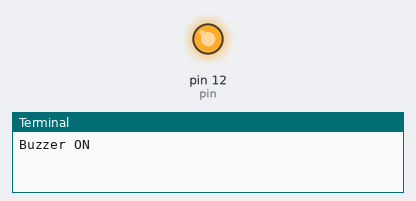
This program was run on a simulated Raspberry Pi (header pin numbers). Shown: output pins drawn as LEDs (lit = HIGH), the last lines printed to the terminal.

Above: at 1.0 s.
At 4.5 s:
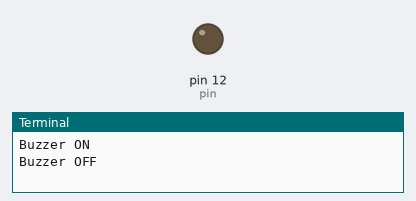
Timing chart, 0 to 9.1 s (numbered marks = the images above):
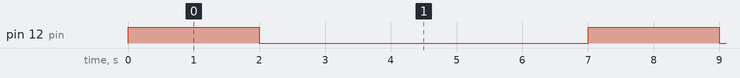

The program:

buzzer.py
```python
import RPi.GPIO as GPIO

import time

pin = 12

GPIO.setmode(GPIO.BOARD)

GPIO.setwarnings(False)

GPIO.setup(pin, GPIO.OUT)

GPIO.output(pin, GPIO.LOW)

while True:

    print ("Buzzer ON")

    GPIO.output(pin, True)

    time.sleep(2)

    print ("Buzzer OFF")

    GPIO.output(pin, False)

    time.sleep(5)

GPIO.cleanup()
```

Measured:
- by itself, pin 12 (pin): alternates HIGH for 2.0 s and LOW for 5.0 s
